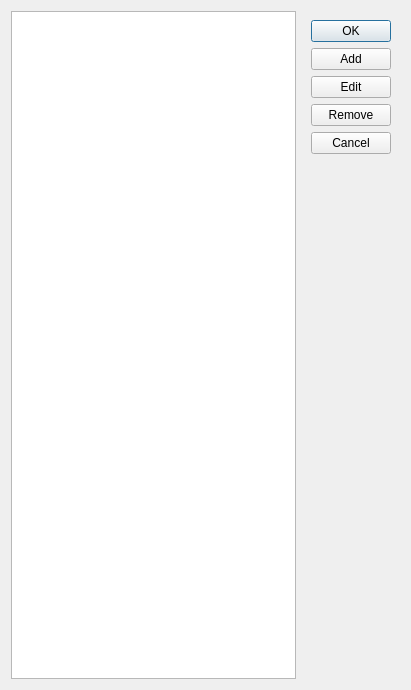
<?xml version="1.0" encoding="UTF-8"?>
<ui version="4.0">
 <class>AccountList</class>
 <widget class="QDialog" name="AccountList">
  <property name="geometry">
   <rect>
    <x>0</x>
    <y>0</y>
    <width>411</width>
    <height>690</height>
   </rect>
  </property>
  <property name="windowTitle">
   <string>Dialog</string>
  </property>
  <layout class="QGridLayout" name="gridLayout">
   <item row="0" column="1">
    <widget class="QWidget" name="buttons" native="true">
     <property name="sizePolicy">
      <sizepolicy hsizetype="Preferred" vsizetype="Preferred">
       <horstretch>0</horstretch>
       <verstretch>0</verstretch>
      </sizepolicy>
     </property>
     <layout class="QVBoxLayout" name="verticalLayout">
      <item>
       <widget class="QPushButton" name="ok">
        <property name="text">
         <string>OK</string>
        </property>
       </widget>
      </item>
      <item>
       <widget class="QPushButton" name="add">
        <property name="text">
         <string>Add</string>
        </property>
       </widget>
      </item>
      <item>
       <widget class="QPushButton" name="edit">
        <property name="text">
         <string>Edit</string>
        </property>
       </widget>
      </item>
      <item>
       <widget class="QPushButton" name="remove">
        <property name="text">
         <string>Remove</string>
        </property>
       </widget>
      </item>
      <item>
       <widget class="QPushButton" name="cancel">
        <property name="text">
         <string>Cancel</string>
        </property>
       </widget>
      </item>
      <item>
       <widget class="QWidget" name="spacer" native="true"/>
      </item>
     </layout>
    </widget>
   </item>
   <item row="0" column="0">
    <widget class="QListView" name="accounts">
     <property name="alternatingRowColors">
      <bool>true</bool>
     </property>
     <property name="selectionMode">
      <enum>QAbstractItemView::MultiSelection</enum>
     </property>
    </widget>
   </item>
  </layout>
 </widget>
 <resources/>
 <connections/>
</ui>
